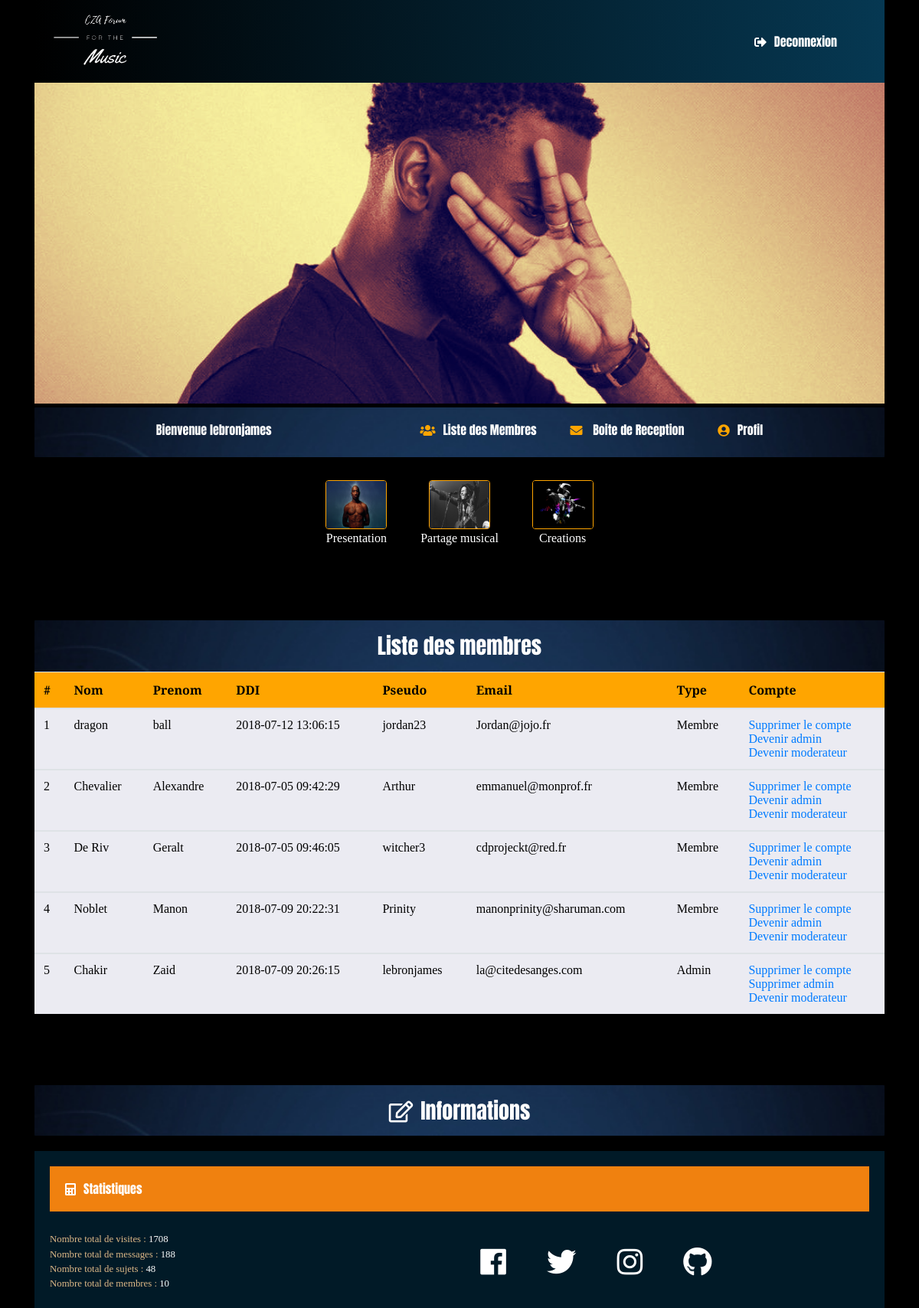
The app's page /sectionphp/listemembres.php (signed in) with its own data.
### tables this page shows
CREATE TABLE `membre` (
  `id_membre` int(11) NOT NULL,
  `nom` varchar(255) NOT NULL,
  `prenom` varchar(255) NOT NULL,
  `pseudo` varchar(255) NOT NULL,
  `motDePasse` varchar(255) NOT NULL,
  `adresse_mail` varchar(50) NOT NULL,
  `date_de_naissance` date NOT NULL,
  `date_inscription` timestamp NOT NULL DEFAULT CURRENT_TIMESTAMP ON UPDATE CURRENT_TIMESTAMP,
  `admin` tinyint(1) NOT NULL,
  `moderateur` tinyint(1) NOT NULL
);

### sectionphp/listemembres.php (the view, shortened to what this page needs)
<?php
include_once "header.php";
?>
<?php if(!isset($_SESSION['id'])) {
  header("Location: connexion.php");
}
else if($_SESSION['id'] != 5  ){
  echo "Pas l'autorisation desole";
} else {
?>
<html lang="fr">
<head>
	<link rel="stylesheet" href="../css/presentation.css">
	<link rel="stylesheet" href="https://use.fontawesome.com/releases/v5.0.13/css/all.css">
</head>
<?php
$bdd = new PDO('mysql:host=localhost;dbname=forum;charset=utf8', 'root', 'root',array(PDO::ATTR_ERRMODE => PDO::ERRMODE_EXCEPTION ));
?>
          <div class="sections-forum text-center">
       			<ul class="list-navbar">
				<li><a href="presentation.php"><figure><img class="img-fluid rounded" src="../assets/img/tupac.jpg" width="80"><figcaption>Presentation</figcaption></figure></a></li>
				<li><a href="partage.php"><figure><img class="img-fluid rounded" src="../assets/img/bobmarley2.jpg" width="80"><figcaption>Partage musical</figcaption></figure></a></li>
				<li><a href="creations.php"><figure><img class="img-fluid rounded" src="../assets/img/mj.jpg" width="80"><figcaption>Creations</figcaption></figure></a></li>
			</ul>
          </div>
<br>
        <div class="list-sujets-forum">
	<div id="banner-title" class="main-navbar text-center">
	<h3>Liste des membres</h3>
		</div>
<table class="table table-striped">
      <thead style="background-color: orange;">
        <tr>
          <th>#</th>
          <th>Nom</th>
          <th>Prenom</th>
          <th>DDI</th>
          <th>Pseudo</th>
          <th>Email</th>
          <th>Type</th>
          <th>Compte</th>
        </tr>
      </thead>
<?php
      $membres = $bdd->query('SELECT * FROM membre');
      while ($m = $membres->fetch()){
      ?>
      <tbody ">
        <tr>
          <td><?= $m['id_membre']; ?></td>
          <td><?= $m['nom']; ?></td>
          <td><?= $m['prenom']; ?></td>
          <td><?= $m['date_inscription']; ?></td>
          <td><?= $m['pseudo']; ?></td>
          <td><?= $m['adresse_mail']; ?></td>
          <td>
          	<?php if($m['admin']==0 AND $m['moderateur']==0 ){
          		echo "Membre";
          	}
            else if ($m['admin']==0 AND $m['moderateur']==1 ){
            	echo "Moderateur";
            }
          	else {
          		echo 'Admin';
          	} ?>
          <td>
            <a href="listemembres.php?supprime=<?= $m['id_membre'] ?>">Supprimer le compte</a><br/>
 <?php if($m['admin'] == 0){ ?>
  <a href="listemembres.php?admin=<?= $m['id_membre'] ?>">Devenir admin</a>
<br>
  <?php } ?>
   <?php if($m['admin'] == 1){ ?>
  <a href="listemembres.php?noadmin=<?= $m['id_membre'] ?>">Supprimer admin</a>
    <br>
  <?php } ?>
           <?php if($m['moderateur'] == 0){ ?>
  <a href="listemembres.php?moderateur=<?= $m['id_membre'] ?>">Devenir moderateur</a>
  <?php } ?>
          </td>
        </tr>
        <?php
           }
       ?>
</tbody>
</table>
 </div>
 <br>
 <br>
 <br>
<?php include"info.php"; ?>
<?php } ?>
</body>

### sectionphp/header.php (shortened to what this page needs)
<html lang="fr">
<head>
  <link rel="stylesheet" href="https://stackpath.bootstrapcdn.com/bootstrap/4.1.1/css/bootstrap.min.css">
  <link rel="stylesheet" href="../css/navbar.css">
  <link rel="stylesheet" href="../css/index.css">
  <link rel="stylesheet" href="../css/animate.css">
    <link rel="stylesheet" href="https://use.fontawesome.com/releases/v5.0.13/css/all.css">
</head>
<body class="container" >
     <nav class="navbar navbar-expand-lg ">
        <a class="navbar-brand " href="../index.php"><img src="../assets/img/cza2.png"></a>
        <div class="collapse navbar-collapse justify-content-end order-lg-1 order-last" id="navbarNavDropdown">
          <ul class="navbar-nav">
            <?php if(!isset($_SESSION['id'])) {
              ?>
            <li class="nav-item"><a class="nav-link pr-3" href="connexion.php"><i class="fas fa-user-circle"></i>Connexion</a></li>
            <li class="nav-item"><a class="nav-link pr-3" href="inscription.php"><i class="fas fa-pencil-alt"></i>Inscription</a></li>
            <?php } else { ?>
              <li class="nav-item"><a class="nav-link pr-3" href="deconnexion.php"><i class="fas fa-sign-out-alt"></i>Deconnexion</a></li>
           <?php } ?>
          </ul>
        </div>
      </nav>
  <div id="page-header">
  <div id="carousel" class="carousel slide" data-ride="carousel">
  <div class="carousel-inner">
    <div class="carousel-item active">
      <img class="d-block w-100" src="../assets/img/damso2.jpg" alt="damso">
    </div>
  </div>
</div>
<div class="main-navbar text-center">
      <ul class="list-navbar">
        <li class="welcome"><span class="session-nav">Bienvenue <?php if(isset($_SESSION['id'])) {
              echo $_SESSION['pseudo']; } else { echo "invite"; } ?></li>
        <li><i class="fas fa-users"></i><a href="listemembres.php">Liste des Membres</a></li>
        <li><i class="fas fa-envelope"></i> <a href="boite-reception.php"> Boite de Reception</a></li>
        <li><i class="fas fa-user-circle"></i><a href="profil.php">Profil</a></li>
      </ul>
    </div>
</body>
</html>

### sectionphp/info.php
<html lang="fr">
<head>
</head>
<body>
<div id="infos" class="main-navbar text-center">
	<h3><i class="far fa-edit"></i>Informations</h3>
		</div>
	<div id="content-infos" >
		<h6><i class="fas fa-calculator"></i>Statistiques</h6>
		<br>
		<div class="row">
		<div class="col-sm-4">
		<span class="nbde"> Nombre total de visites : </span> <span>1708</span>
		<br>
		<span class="nbde"> Nombre total de messages : </span> <span>188</span>
		<br>
		<span class="nbde"> Nombre total de sujets : </span> <span>48</span>
		<br>
		<span class="nbde"> Nombre total de membres : </span> <span>10</span>
		<br>
	</div>
	    <div id="socialmedia" class="col-sm-8 text-center">
		<i class="fab fa-facebook"></i> <i class="fab fa-twitter"></i> <i class="fab fa-instagram"></i> <i class="fab fa-github"></i>
          </div>
      </div>
	</div>
</body>

### css/navbar.css (style rules this page uses)
body { background-color:black; }
.navbar { background: linear-gradient(to right,#000000, #063852); }
.navbar img { width:150px; border-radius:20px; }
nav .navbar-nav li a { font-family: 'Anton', sans-serif; color: white !important; margin-right:30px; }
i { margin-right:10px }

### css/index.css (style rules this page uses)
body { color:white; font-family: 'Anton', sans-serif; }
.main-navbar { margin-top:5px; background-image:url('../assets/img/bluewave.jpg'); background-size:cover; padding-top:17px; padding-bottom:8px; border-radius:1px; }
.list-navbar li { display:inline; margin-right:40px; color:orange; }
.session-nav { color:white; }
.list-navbar a { color:white; }
.welcome { padding-right:150px; }
#content-infos { margin-top:20px; font-size:0.8em; background-color: #011a27; padding:20px; font-family: 'Arvo', serif; }
#content-infos h6 { background-color: #f0810f; padding:20px; font-family: 'Anton', sans-serif; }
.nbde { color:burlywood; }
#socialmedia i { padding:20px; font-size:3em; }

### css/presentation.css (style rules this page uses)
.list-navbar li { display:inline-block; }
.list-navbar img { display:inline-block; border:1px solid orange; }
.list-navbar figure { font-family: 'Cinzel', serif; }
.sections-forum { margin-top:30px; margin-bottom:50px; }
.table { font-family: 'Cinzel', serif; color:black; }
thead { background-color: #f0810f; }
tbody { background-color:ghostwhite; }

### records on screen
membre: id_membre "1", nom "dragon", prenom "ball", date_inscription "2018-07-12 13:06:15", pseudo "jordan23", adresse_mail "Jordan@jojo.fr", admin "Membre"
membre: id_membre "2", nom "Chevalier", prenom "Alexandre", date_inscription "2018-07-05 09:42:29", pseudo "Arthur", adresse_mail "emmanuel@monprof.fr", admin "Membre"
membre: id_membre "3", nom "De Riv", prenom "Geralt", date_inscription "2018-07-05 09:46:05", pseudo "witcher3", adresse_mail "cdprojeckt@red.fr", admin "Membre"
membre: id_membre "4", nom "Noblet", prenom "Manon", date_inscription "2018-07-09 20:22:31", pseudo "Prinity", adresse_mail "manonprinity@sharuman.com", admin "Membre"
membre: id_membre "5", nom "Chakir", prenom "Zaid", date_inscription "2018-07-09 20:26:15", pseudo "lebronjames", adresse_mail "la@citedesanges.com", admin "Admin"

### other values on screen
$_SESSION['pseudo'] "lebronjames"
